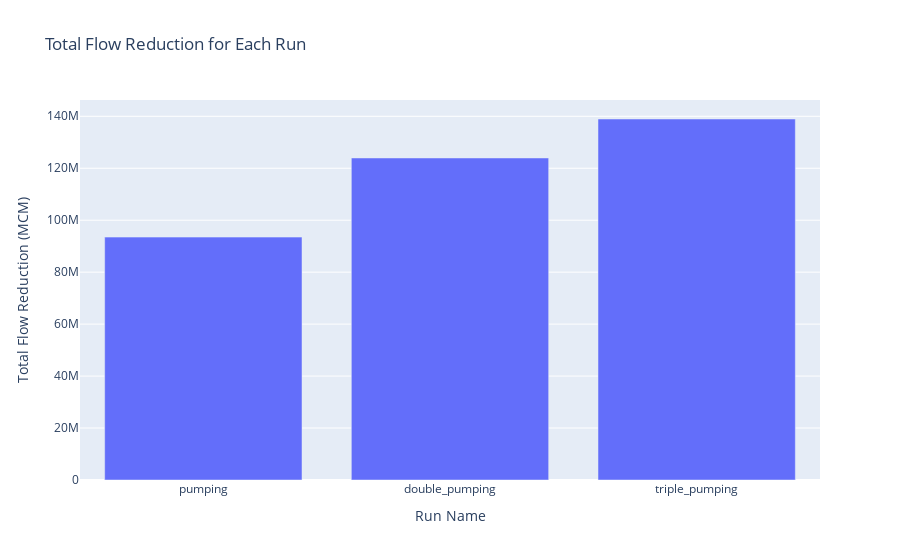

The code cell stored with this chart in its notebook:
### Code cell
run_names = list(runs.keys())
run_names = run_names[1:]  # Exclude baseline from the bar chart
total_flow_reductions = []
for i, run_name in enumerate(run_names):
    run = runs[run_name]
    baseline = runs["baseline"]
    flow_reduction = np.array([baseline["outlet_flow"][i] - run["outlet_flow"][i] for i in range(len(run["outlet_flow"]))]).sum() * 24*5
    total_flow_reductions.append(flow_reduction)
px.bar(x=run_names, y=total_flow_reductions,
       labels={"x": "Run Name", "y": "Total Flow Reduction (MCM)"},
       title="Total Flow Reduction for Each Run",
       ).show()

### Figure 1 — Plotly figure (JSON) as saved in the notebook; plotly's stock layout.template omitted (floating-point values rounded to 4 significant figures)
{"data": [{"hovertemplate": "Run Name=%{x}<br>Total Flow Reduction (MCM)=%{y}<extra></extra>", "legendgroup": "", "marker": {"color": "#636efa", "pattern": {"shape": ""}}, "name": "", "orientation": "v", "showlegend": false, "textposition": "auto", "type": "bar", "x": ["pumping", "double_pumping", "triple_pumping"], "xaxis": "x", "y": [93490000.0, 124000000.0, 139000000.0], "yaxis": "y"}], "layout": {"barmode": "relative", "legend": {"tracegroupgap": 0}, "title": {"text": "Total Flow Reduction for Each Run"}, "xaxis": {"anchor": "y", "domain": [0, 1], "title": {"text": "Run Name"}}, "yaxis": {"anchor": "x", "domain": [0, 1], "title": {"text": "Total Flow Reduction (MCM)"}}}}
